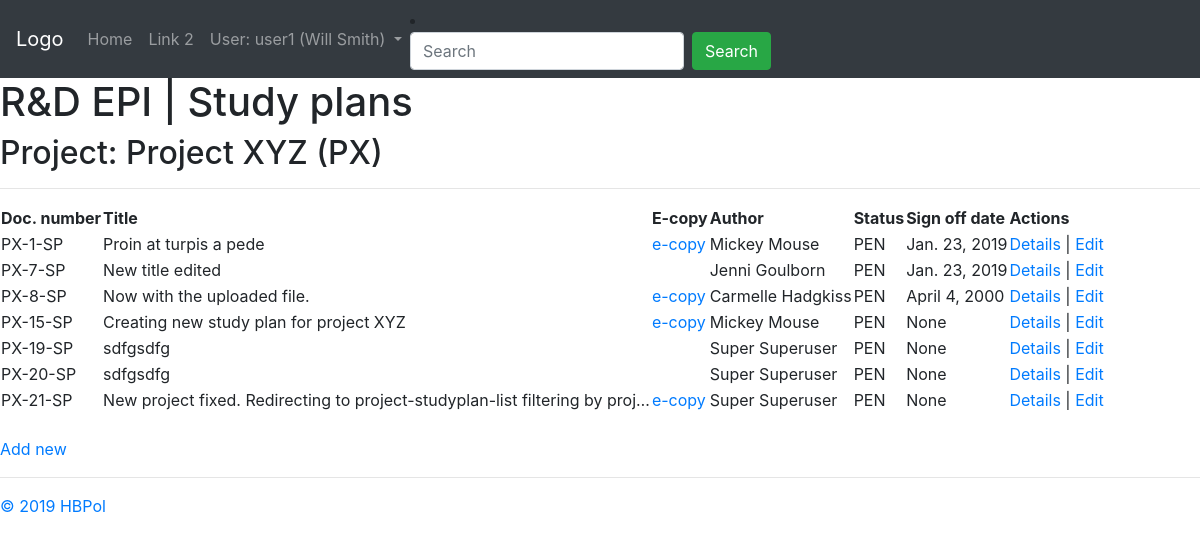
The app's page /coreapp/project/1/studyplan (signed in), older data.
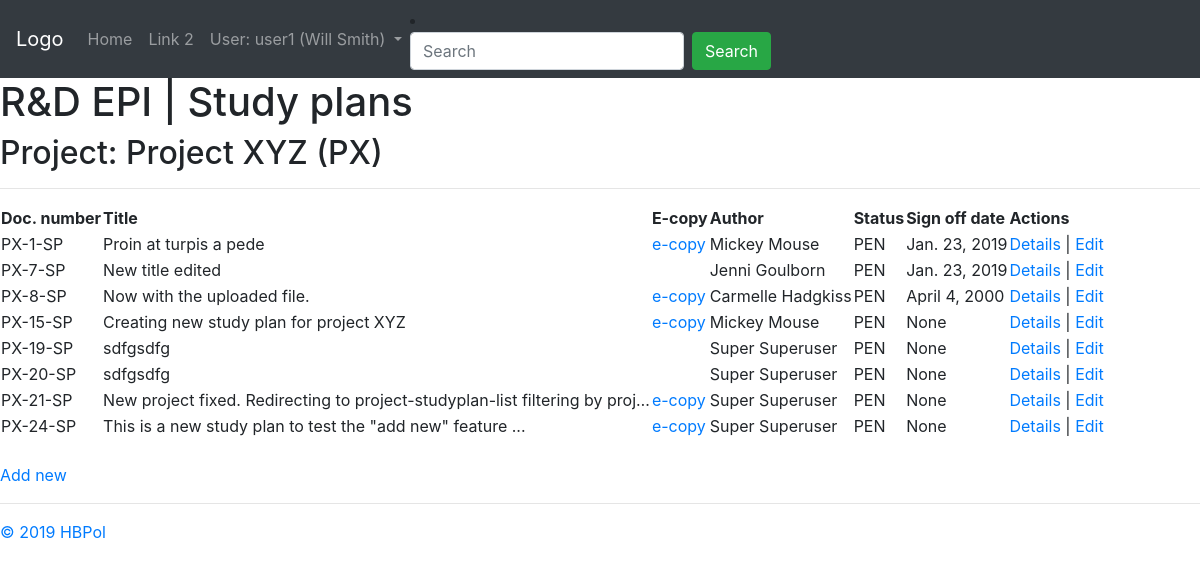
The same page, newer data.
### coreapp/models.py (models this page shows, shortened)
class User (AbstractUser):
    date_left = models.DateField(null=True, blank=True)
    def __str__(self):
        return self.get_full_name()

class Project(models.Model):
    name = models.CharField("Project name", max_length=128)
    leader = models.ForeignKey(settings.AUTH_USER_MODEL, on_delete=models.SET_NULL, blank=True, null=True, verbose_name="Project leader")
    prefix = models.CharField("Project code", max_length=8)

class Document(models.Model):
    author = models.ForeignKey(settings.AUTH_USER_MODEL, on_delete=models.SET_NULL, blank=True, null=True, verbose_name="Main author")
    project = models.ForeignKey(Project, on_delete=models.SET_NULL, blank=True, null=True, verbose_name="Associated project")
    title = models.TextField("Document title")
    location = models.ForeignKey(Location, on_delete=models.SET_NULL, blank=True, null=True, verbose_name="Hard copy location")
    document_code = models.CharField("Document code (e.g. study plan, report... )", max_length=3, choices=DOCUMENT_CODE, default='OTH')
    efile = models.FileField("Scanned copy", upload_to='uploads/', null=True, blank=True)
    class Meta:
        abstract = True

class StudyPlan(Document):
    status = models.CharField("Document status", max_length=3, choices=DOCUMENT_STATUS, default='PEN')
    document_code = 'SP'
    sign_date = models.DateField("Sign-off date", null=True, blank=True)

### coreapp/views.py (the view)
# urls.py: path('project/<int:id>/studyplan', views.project_studyplan_list, name='project-studyplan-list'),
@login_required
def project_studyplan_list(request, id):
    studyplans = StudyPlan.objects.filter(project_id=id)
    project = Project.objects.get(id=id)
    context = {'studyplans': studyplans, 'project': project, 'page_title': 'R&D EPI | Study plans'}
    return render(request, 'coreapp/project_studyplan_list.html', context)

### coreapp/templates/coreapp/project_studyplan_list.html
{% extends 'coreapp/base_generic.html' %}
{% block content %}
	<h1>{{ page_title }}</h1>
	<h2>Project: {{ project.name }} ({{ project.prefix }})</h2>
	<hr>
	<table>
		<thead>
			<th>Doc. number</th>
			<th>Title</th>
			<th>E-copy</th>
			<th>Author</th>
			<th>Status</th>
			<th>Sign off date</th>
			<th>Actions</th>
		</thead>
		{% for studyplan in studyplans %}
		<tr>
			<td>{{ studyplan.project.prefix }}-{{ studyplan.id }}-{{ studyplan.document_code }}</td>
			<td>{{ studyplan.title|truncatechars:75 }}</td>
			<td>
			{% if studyplan.efile %}
				<a href="{{ MEDIA_URL }}{{ studyplan.efile }}">e-copy</a>
			{% endif %}
			</td>
			<td>{{ studyplan.author }}</td>
			<td>{{ studyplan.status }}</td>
			<td>{{ studyplan.sign_date }}</td>
			<td><a href="{% url 'studyplan-detail' studyplan.id %}">Details</a> | <a href="{% url 'studyplan-edit' studyplan.id %}">Edit</a></td>
		</tr>
		{% endfor %}
	</table>
	<br>
	<a href="{% url 'studyplan-create' %}">Add new</a>
{% endblock %}

### coreapp/templates/coreapp/base_generic.html (shortened to what this page needs)
<!DOCTYPE html>
<html>
<head>
	<link rel="stylesheet" href="https://stackpath.bootstrapcdn.com/bootstrap/4.3.1/css/bootstrap.min.css">
</head>
<body>
	<nav class="navbar navbar-expand-sm bg-dark navbar-dark">
		<a class="navbar-brand" href="#">Logo</a>
		<ul class="navbar-nav">
			<li class="nav-item">
				<a class="nav-link" href="{% url 'home' %}">Home</a>
			</li>
			<li class="nav-item">
				<a class="nav-link" href="#">Link 2</a>
			</li>
			<li class="nav-item dropdown">
			<a class="nav-link dropdown-toggle" href="#" id="navbardrop" data-toggle="dropdown">
				{% if user.is_authenticated %}
					User: {{ user.username }} ({{ user }})
				{% endif %}
			</a>
			</li>
		</ul>
		<li class="nav-item">
			<form class="form-inline" action="">
				<input class="form-control mr-sm-2" type="text" placeholder="Search">
				<button class="btn btn-success" type="submit">Search</button>
			</form>
		</li>
	</nav>
	{% block content %}
	{% endblock %}
	{% block footer %}
	<hr>
	<a href="https://github.com/HBPol">&copy; 2019 HBPol</a>
	{% endblock %}
</body>
</html>

Row changes from the older to the newer data that the page shows:
added StudyPlan: project.prefix "PX", id "24", document_code "SP", title "This is a new study plan to test the \"add new\" feature ...", author "Super Superuser", status "PEN", sign_date "None"
